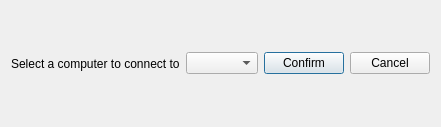
<?xml version="1.0" encoding="UTF-8"?>
<ui version="4.0">
 <class>DialogAddSciConnection</class>
 <widget class="QDialog" name="DialogAddSciConnection">
  <property name="geometry">
   <rect>
    <x>0</x>
    <y>0</y>
    <width>410</width>
    <height>127</height>
   </rect>
  </property>
  <property name="font">
   <font>
    <family>Arial</family>
   </font>
  </property>
  <property name="windowTitle">
   <string/>
  </property>
  <layout class="QHBoxLayout" name="horizontalLayout_2">
   <item>
    <layout class="QHBoxLayout" name="horizontalLayout">
     <item>
      <widget class="QLabel" name="label">
       <property name="text">
        <string>Select a computer to connect to</string>
       </property>
      </widget>
     </item>
     <item>
      <widget class="QComboBox" name="comboBox_AddSciCon">
       <property name="font">
        <font>
         <italic>true</italic>
        </font>
       </property>
      </widget>
     </item>
     <item>
      <widget class="QPushButton" name="button_confirmSciCon">
       <property name="text">
        <string>Confirm</string>
       </property>
      </widget>
     </item>
     <item>
      <widget class="QPushButton" name="button_cancelConSci">
       <property name="text">
        <string>Cancel</string>
       </property>
      </widget>
     </item>
    </layout>
   </item>
  </layout>
 </widget>
 <resources/>
 <connections/>
</ui>
